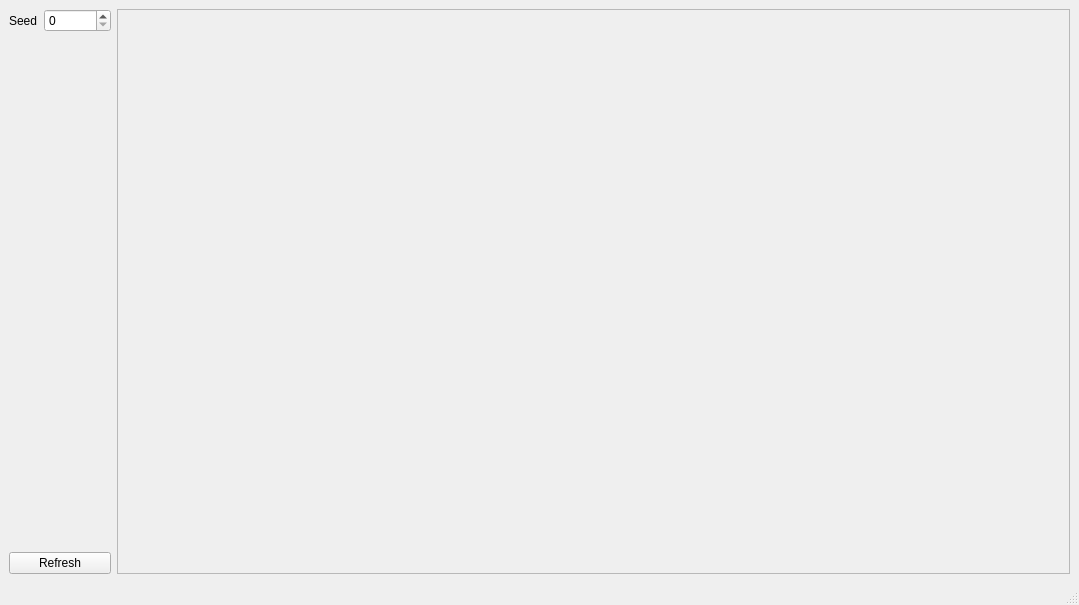
<?xml version="1.0" encoding="UTF-8"?>
<ui version="4.0">
 <class>MainWindow</class>
 <widget class="QMainWindow" name="MainWindow">
  <property name="geometry">
   <rect>
    <x>0</x>
    <y>0</y>
    <width>1079</width>
    <height>605</height>
   </rect>
  </property>
  <property name="windowTitle">
   <string>MainWindow</string>
  </property>
  <widget class="QWidget" name="centralwidget">
   <layout class="QFormLayout" name="formLayout">
    <item row="0" column="0">
     <layout class="QVBoxLayout" name="verticalLayout">
      <item>
       <layout class="QHBoxLayout" name="horizontalLayout">
        <item>
         <widget class="QLabel" name="label">
          <property name="text">
           <string>Seed</string>
          </property>
         </widget>
        </item>
        <item>
         <widget class="QSpinBox" name="spinBox">
          <property name="maximum">
           <number>99999999</number>
          </property>
         </widget>
        </item>
       </layout>
      </item>
      <item>
       <spacer name="verticalSpacer">
        <property name="orientation">
         <enum>Qt::Vertical</enum>
        </property>
        <property name="sizeHint" stdset="0">
         <size>
          <width>20</width>
          <height>40</height>
         </size>
        </property>
       </spacer>
      </item>
      <item>
       <widget class="QPushButton" name="pushButton">
        <property name="text">
         <string>Refresh</string>
        </property>
       </widget>
      </item>
     </layout>
    </item>
    <item row="0" column="1">
     <widget class="QFrame" name="frame">
      <property name="frameShape">
       <enum>QFrame::StyledPanel</enum>
      </property>
      <property name="frameShadow">
       <enum>QFrame::Raised</enum>
      </property>
      <layout class="QGridLayout" name="gridLayout">
       <item row="0" column="0">
        <widget class="QWidget" name="irr_widget" native="true">
         <property name="minimumSize">
          <size>
           <width>320</width>
           <height>240</height>
          </size>
         </property>
        </widget>
       </item>
      </layout>
     </widget>
    </item>
   </layout>
  </widget>
  <widget class="QStatusBar" name="statusbar"/>
 </widget>
 <resources/>
 <connections/>
</ui>
